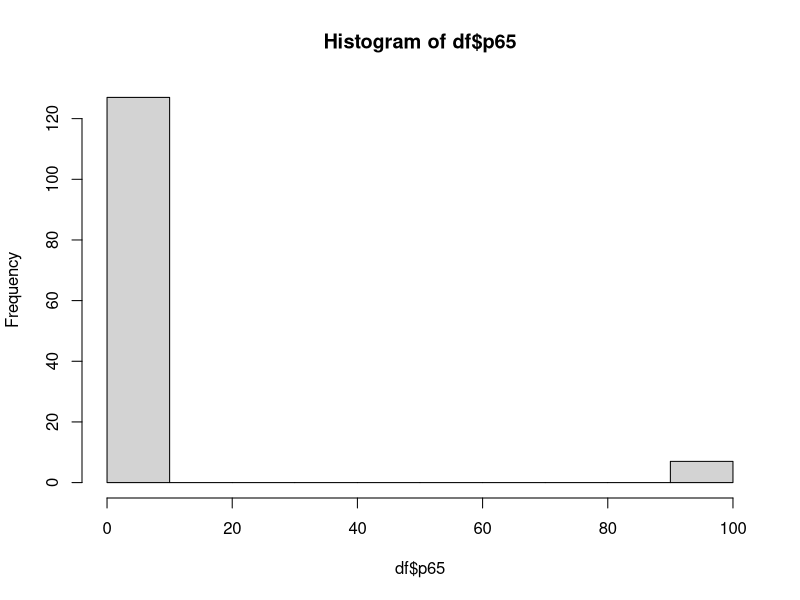
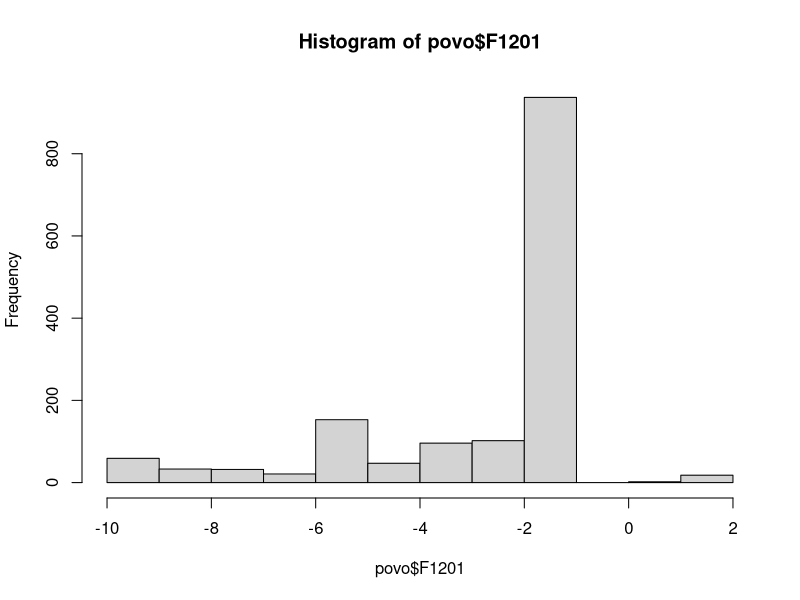
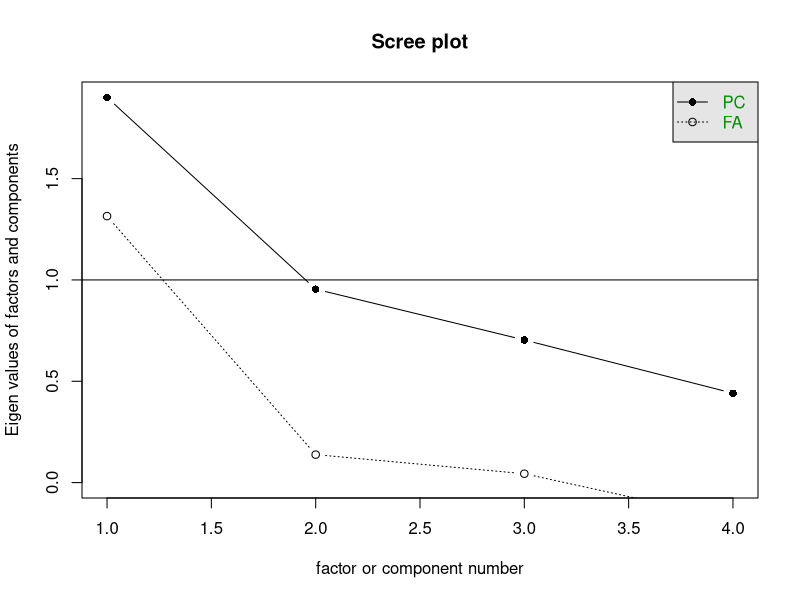

These figures' R source, in order: (Note: this script raises an error after producing the figures.)
#2005-2006
library(dplyr)
library(ggplot2)
library(gridExtra)
library(readr)
library(labelled)
library(psych)
library(lavaan)
library(semTools)
rm(list=ls())
povo <- read_csv("df5.csv")
povo$E179WVS[is.na(povo$E179WVS)] <- -55
table(povo$E179WVS)# abaixo os com mais de 20 , falta ver se tem pelo menos 3 deputados
#partidos WVS
#76001	BRA:Brazilian Democratic Movement = + q 20
#76002	BRA:Workers´ Party = + q 20
#76003	BRA:Brazilian Social Democracy Party = + q 20
#76004	BRA:Democratic Labour Party = + q 20
#76006	BRA:Liberal Front / Democrats = + q 20
#76007	BRA:Brazilian Labour Party = + q 20
#76010  BRA: Green Party -= + q 20 - NÃO TEM DEPUTADOS SUFICIE
#76009	BRA:Communist Party of Brazil = + q 20 - MAS NÃO TEM DEPUTADOS SUFICIE
#76029	BRA:Socialism and Liberty Party = + q 20 - MAS NÃO TEM DEPUTADOS SUFICIE
library(haven)
dffull <-read_sav("BASEDATOS_BRASIL_55.sav")
df <- remove_labels(dffull)
print(dffull$partido)
table(df$partido)#abaixo mais q três
#1    PT = + q 3 
#2  PMDB = + q 3
#3   PFL = + q 3
#4    PP = + q 3- MAS NÃO TEM POVO SUFICIE
#5   PTB = + q 3
#6  PSDB = + q 3
#7    PL = + q 3 - MAS NÃO TEM POVO SUFICIE
#8   PPS = + q 3 - MAS NÃO TEM POVO SUFICIE
#9   PSB = + q 3 - MAS NÃO TEM POVO SUFICIE
#10   PDT = + q 3

df$partido -> df$partido_formatoriginal
#publico
povo$partido <- NA
povo$partido[povo$E179WVS == 76001] <- "PMDB"
povo$partido[povo$E179WVS == 76002] <- "PT"
povo$partido[povo$E179WVS == 76003] <- "PSDB"
povo$partido[povo$E179WVS == 76004] <- "PDT"
povo$partido[povo$E179WVS == 76006] <- "PFL"
povo$partido[povo$E179WVS == 76007] <- "PTB"
table(povo$partido, useNA = "always")
#elite
df$partido <- NA
# Substituindo valores específicos de acordo com a tabela fornecida
df$partido[df$partido_formatoriginal == 2] <- "PMDB"
df$partido[df$partido_formatoriginal == 1] <- "PT"
df$partido[df$partido_formatoriginal == 6] <- "PSDB"
df$partido[df$partido_formatoriginal == 10] <- "PDT"
df$partido[df$partido_formatoriginal == 3] <- "PFL"
df$partido[df$partido_formatoriginal == 5] <- "PTB"
table(df$partido, useNA="always")

table(povo$E036)
# Recodificação recodifiquei 1 e 2 como 1; 3 e 4 como 2; 5 e 6 como 3; 7 e 8 como 4; e 9 e 10 como 5
str(povo$E036)
povo$E036 <- cut(povo$E036, breaks = c(0, 2, 4, 6, 8, 10), labels = c(1, 2, 3, 4, 5), include.lowest = TRUE)
table(povo$E036)
#OBS
#Obs no arquivo criar base
#print(df7$E036)#valores positivos proESTADO - inverter!
povo$E036 <- as.numeric(povo$E036)
table(povo$E036, useNA = "always")
summary(povo$E036)
-1*povo$E036 -> povo$proMercado
print(dffull$p28)#nao tem missing
df$proMercado <- df$p28
df$proMercado <- scales::rescale(df$proMercado, to = c(0, 1))
povo$proMercado <- scales::rescale(povo$proMercado, to = c(0, 1))
table(df$proMercado, useNA = "always")
table(povo$proMercado, useNA = "always")
summary(df$proMercado)
summary(povo$proMercado)
#fundamentalismo
print(dffull$p60b)#10 máxima religiosidade-- posicao fundamentalista
print(dffull$p64)#10 posição liberal - SEM NA (divórcio) # 
print(dffull$p65)#10 contra aborto - posicao fundamentalista


hist(df$p65)

povo$F1201 <- -1*povo$F120
hist(povo$F1201)
df$p65[df$p65==99]<-NA
df$p64[df$p64== 99]<-NA
df$p64 <- -1*df$p64#inverter
df$p60b#NA já cadastrados
summary(df$p64)#poucos NA
summary(df$p65)#poucos NA
summary(df$p60b)#Muitos NAS nao usar 


df <- subset(df, select=c(p60b,p64,p65,proMercado,partido))#remover NAS
summary(df)
df->dffull
complete5 <- function(...) {
  study <- dffull %>%
    select(...)
  
  return(study[complete.cases(study),])
}

df <- complete5(p60b,p64,p65,proMercado,partido)#como nao tem NA no proMercado
summary(df)
scree(df[,1:4])
pcaelite <-psych::principal(df[,1:4],2)
pcaelite#PRA TESTAR

model <- '
  # Especificação do modelo fatorial
  LiberalFundamentalismo =~ p60b + p64 + p65
 
  # Especificação das variâncias dos erros
  p60b ~~ p60b
  p64 ~~ p64
  p65 ~~ p65


'
# Ajuste do modelo de CFA
fit <- cfa(model, data = df)

summary(fit)
semTools::fitmeasures(fit, c("tli", "cfi", "rmsea", "srmr"))#
scores <- lavPredict(fit)
scores[,1] -> df$fundamentalismo
#

rm(model,scores,fit)
table(df$partido)
df <- subset(df, select=c(partido,proMercado,fundamentalismo))
df$partido <- as.factor(df$partido)
df$fundamentalismo <- scales::rescale(df$fundamentalismo, to = c(0, 1))
#

povo <- subset(povo, select=c(F118,F120,F028,F121,proMercado,partido))
summary(povo)
table(povo$F118)
povo$F118[povo$F118<0]<-NA
povo$F120[povo$F120<0]<-NA
povo$F121[povo$F121<0]<-NA
povo$F028[povo$F028<0]<-NA



#ver sentido das questões
#Obs no arquivo criar base
#sentidos originais das questões
#print(df7$F118)#liberal (valores positivos)CasGay
#print(df7$F120)#liberal (valores positivos)Aborto
#print(df7$F028)#valores positivos pouca religiosidade
#print(df7$F121)#valores positivos liberal (divorce)
#todos os valores positivos são liberal, basta inverter no score
#inverter no score(lembrete 1)


povofull <- povo


complete52 <- function(...) {
  study <- povofull %>%
    select(...)
  
  return(study[complete.cases(study),])
}

povo <- complete52(F118,F120,F028,F121,proMercado,partido)#como nao tem NA no proMercado
summary(povo)


scree(povo[,1:5])

pcapovo <-psych::principal(povo[,1:5],2)

pcapovo

model <- '
  # Especificação do modelo fatorial
  LiberalFundamentalismo =~ F118+F120+F028+F121

  # Especificação das variâncias dos erros
  F118 ~~ F118
  F121 ~~ F121
  F028 ~~ F028
  F120 ~~ F120

'
# Ajuste do modelo de CFA
fit <- cfa(model, data = povo)

summary(fit)
semTools::fitmeasures(fit, c("tli", "cfi", "rmsea", "srmr"))#
scores <- lavPredict(fit)
povo$fundamentalismo <- -1*scores[,1]#inverter (lembrete 1)
#

rm(model,scores,fit)
table(povo$partido)
povo <- subset(povo, select=c(partido,proMercado,fundamentalismo))
povo$partido <- as.factor(povo$partido)
povo$fundamentalismo <- scales::rescale(povo$fundamentalismo, to = c(0, 1))

#

#descritivas
pcapovo
pcaelite
#povo
summary(povo)


#
#elite
summary(df)


#comparador medias e medianas
#media
tapply(povo$proMercado, povo$partido, mean)#povo
tapply(df$proMercado, df$partido, mean)#elite
#mediana
tapply(povo$proMercado, povo$partido, median)#povo
tapply(df$proMercado, df$partido, median)#elite

#media
tapply(povo$fundamentalismo, povo$partido, mean)#povo
tapply(df$fundamentalismo, df$partido, mean)#elite
#mediana
tapply(povo$fundamentalismo, povo$partido, median)#povo
tapply(df$fundamentalismo, df$partido, median)#elite

#microgap



#
#macro gap proMercado
mean_povo_proMercado <- mean(povo$proMercado)
mean_elite_proMercado <- mean(df$proMercado)
macroGap_proMercado <- abs(mean_povo_proMercado-mean_elite_proMercado)
macroGap_proMercado#

# macro de cada partido
partidos <- unique(df$partido)

macroGap_proMercado <- sapply(partidos, function(partido) {
  mean_povo_proMercado <- mean(povo$proMercado[povo$partido == partido])
  mean_elite_proMercado <- mean(df$proMercado[df$partido == partido])
  abs(mean_povo_proMercado - mean_elite_proMercado)
})

result <- data.frame(partido = partidos, macroGap_proMercado = macroGap_proMercado)

#só aqui, verificação de se a função sapply deu certo
print(result)#3    PSDB         0.01006494
psdb_df <- subset(df, partido == "PSDB") #fiz um manual para testar se minha função sapply deu certo
psdb_povo <- subset(povo, partido == "PSDB")
mean_psdb_povo_proMercado <- mean(psdb_povo$proMercado)
mean_elite_psdb_proMercado <- mean(psdb_df$proMercado)
macroGap_psdb_proMercado <- abs(mean_psdb_povo_proMercado-mean_elite_psdb_proMercado)
macroGap_psdb_proMercado# [1] 0.01006494 ;  bateu? Si, usar a função nas próximas situações



# Resultado
print(result)#aqui!

#microGap proMercado
povo$microGap_proMercado <- abs(povo$proMercado - mean_elite_proMercado)
mean(povo$microGap_proMercado)
# Calcular a média de povo$microGap_proMercado por povo$partido
mean_microgap_by_partido_proMercado <- tapply(povo$microGap_proMercado, povo$partido, mean)

# Resultado
print(mean_microgap_by_partido_proMercado)#aqui!

summary(povo$microGap_proMercado)#descritivas

#macro gap fundamentalismo
mean_povo_fundamentalismo <- mean(povo$fundamentalismo)
mean_elite_fundamentalismo <- mean(df$fundamentalismo)
macroGap_fundamentalismo <- abs(mean_povo_fundamentalismo-mean_elite_fundamentalismo)
macroGap_fundamentalismo#

# macro de cada partido
partidos <- unique(df$partido)

macroGap_fundamentalismo <- sapply(partidos, function(partido) {
  mean_povo_fundamentalismo <- mean(povo$fundamentalismo[povo$partido == partido])
  mean_elite_fundamentalismo <- mean(df$fundamentalismo[df$partido == partido])
  abs(mean_povo_fundamentalismo - mean_elite_fundamentalismo)
})

result <- data.frame(partido = partidos, macroGap_fundamentalismo = macroGap_fundamentalismo)

#resultado macro gap por partido
print(result)#aqui!


#microGap fundamentalismo
povo$microGap_fundamentalismo <- abs(povo$fundamentalismo - mean_elite_fundamentalismo)
mean(povo$microGap_fundamentalismo)
# Calcular a média de povo$microGap_fundamentalismo por povo$partido
mean_microgap_by_partido_fundamentalismo <- tapply(povo$microGap_fundamentalismo, povo$partido, mean)

# Resultado
print(mean_microgap_by_partido_fundamentalismo)#aqui!

summary(povo$microGap_fundamentalismo)#descritivas


#
options(scipen = 999)
# Realizar o teste t para a variável "fundamentalismo"
t_test_fundamentalismo <- t.test(df$fundamentalismo, povo$fundamentalismo)

# Realizar o teste t para a variável "proMercado"
t_test_proMercado <- t.test(df$proMercado, povo$proMercado)

# Exibir os resultados
print(t_test_fundamentalismo)
print(t_test_proMercado)


#

povo$base <- "Público"
df$base <- "Elite"
merge <- full_join(povo,df)
merge$ano <- "2005-2006"
write.csv(merge,
          "C:/Users/grego/OneDrive/Desktop/work/Congruencia so brasil/distri geral/distribuni/df_t1.csv")
